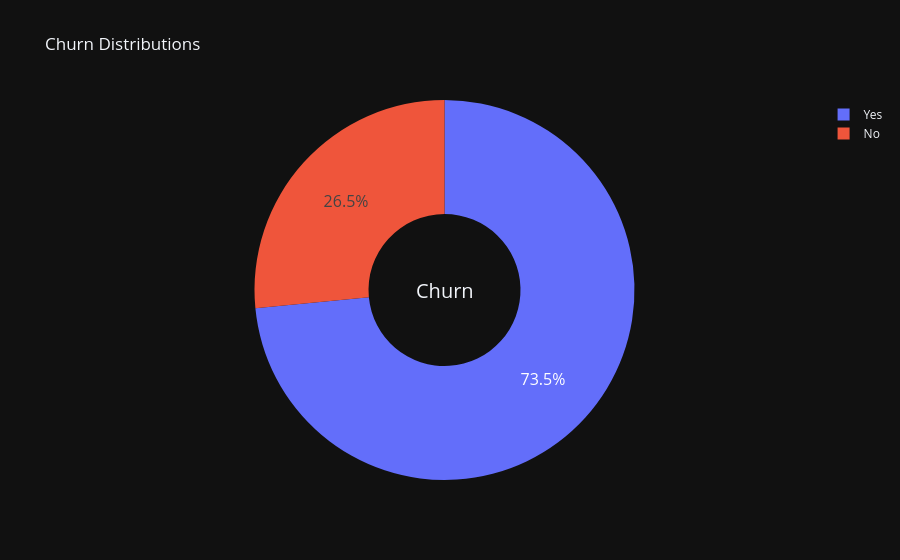

Write notebook code for a chart like this one.
### Code cell
labels_ = ["Yes", "No"]
fig = go.Figure(data=go.Pie(labels=labels_, values=df['Churn'].value_counts(), name='Churn'))
# Use `hole` to create a donut-like pie chart
fig.update_traces(hole=.4, hoverinfo="label+percent+name", textfont_size=16)
fig.update_layout(
    title_text="Churn Distributions",
    # Add annotations in the center of the donut pies.
    annotations=[dict(text='Churn', x=0.5, y=0.5, font_size=20, showarrow=False)])
fig.show()

### Figure 1 — Plotly figure (JSON) as saved in the notebook; plotly's stock layout.template omitted (floating-point values rounded to 4 significant figures)
{"data": [{"labels": ["Yes", "No"], "name": "Churn", "values": [5174, 1869], "type": "pie", "textfont": {"size": 16}, "hole": 0.4, "hoverinfo": "label+percent+name"}], "layout": {"title": {"text": "Churn Distributions"}, "annotations": [{"showarrow": false, "text": "Churn", "x": 0.5, "y": 0.5, "font": {"size": 20}}]}}
